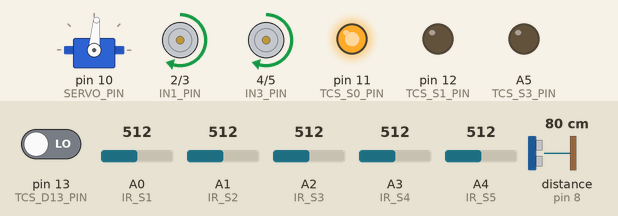
The sketch below on a simulated Arduino Uno, built with avr-gcc and run on an emulated ATmega328P. Shown: servo, motor-driver pin pairs drawn as motors (green arrow = first pin HIGH = forward, orange = second pin HIGH = backward, longer = more drive, scaled by the enable pin), output pins drawn as LEDs (lit = HIGH). Wiring (inferred from the names in the program): ultrasonic range finder: trigger pin 7; echo pin 8. Inputs (shaded band) come from the test bench; at power-on: distance to the obstacle (sensor on pin 8) 80 cm, A0 (IR_S1) = 512, A1 (IR_S2) = 512, A4 (IR_S5) = 512, pin 13 (TCS_D13_PIN) LOW, A2 (IR_S3) = 512, A3 (IR_S4) = 512. The echo pulse lasts 58.3 µs per cm; pins used as bus, display or sensor lines are not drawn; what the sketch prints to the serial monitor is not drawn.

Above: at 4.7 s.
4.8 s: distance to the obstacle (sensor on pin 8) set to 20 cm
6.3 s: distance to the obstacle (sensor on pin 8) set to 17 cm
At 8.8 s:
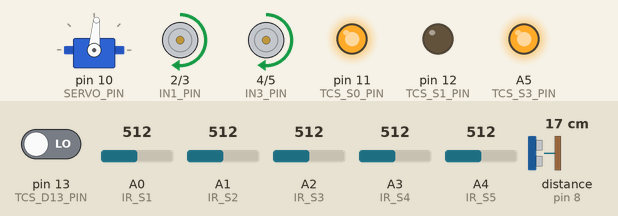
9.3 s: distance to the obstacle (sensor on pin 8) set to 35 cm
At 9.34 s:
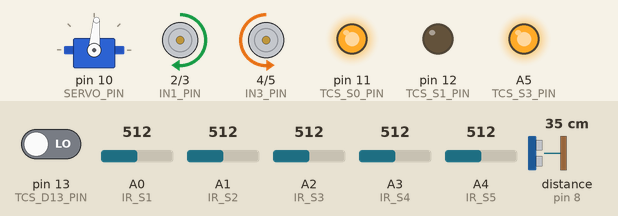
11.8 s: A0 (IR_S1) set to 492
At 12.8 s:
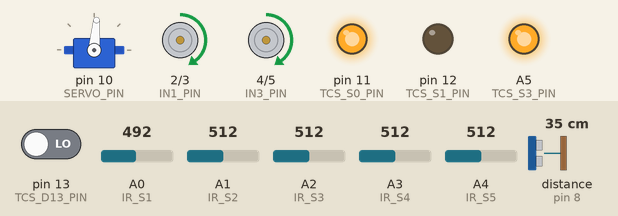
13.3 s: A1 (IR_S2) set to 490
At 14.0 s:
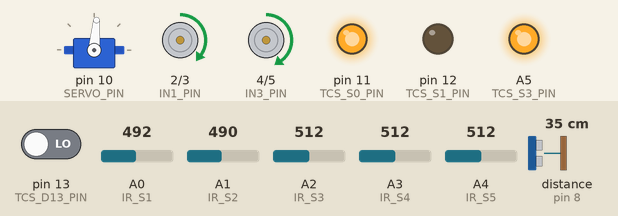
14.8 s: A4 (IR_S5) set to 488
At 15.1 s:
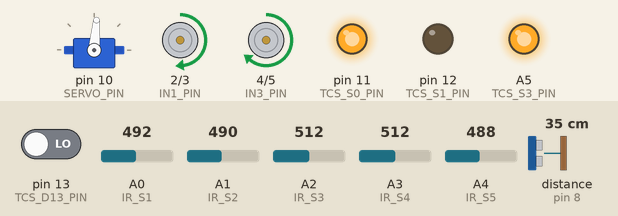
Timing chart, 0 to 17.3 s (numbered marks = the images above; inputs shaded):
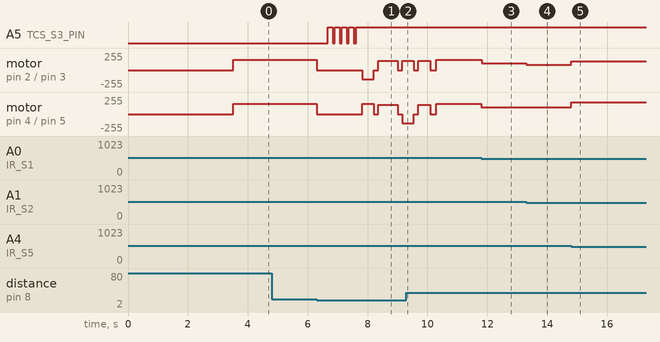

Measured:
- the behaviour switches between 19 and 18 cm on distance to the obstacle (sensor on pin 8) (found by bisection; images 0 and 1)
- the behaviour switches between 501 and 500 on A0 (IR_S1) (found by bisection; images 2 and 3)
- the behaviour switches between 501 and 500 on A4 (IR_S5) (found by bisection; images 4 and 5)
- after the input at 4.8 s, every drawn part: stays the same
- after the input at 6.3 s, A5 (TCS_S3_PIN): alternates HIGH for 0.17 s and LOW for 0.07 s, 9 changes in all, then stays HIGH, starting after 0.37 s; motor on pin 2 (IN1_PIN) / pin 3 (IN2_PIN): forward 155/255 → stopped at once, → backward 140/255 1.5 s later, → stopped 0.38 s later, → forward 140/255 0.15 s later, … (6 changes in this stretch)
- after the input at 9.3 s, A5 (TCS_S3_PIN): stops changing and stays HIGH
- after the input at 11.8 s, motor on pin 2 (IN1_PIN) / pin 3 (IN2_PIN), motor on pin 4 (IN3_PIN) / pin 5 (IN4_PIN): forward 155/255 → forward 100/255 at once
- after the input at 13.3 s, motor on pin 2 (IN1_PIN) / pin 3 (IN2_PIN): forward 100/255 → forward 80/255 at once
- after the input at 14.8 s, motor on pin 2 (IN1_PIN) / pin 3 (IN2_PIN): forward 80/255 → forward 130/255 at once; motor on pin 4 (IN3_PIN) / pin 5 (IN4_PIN): forward 100/255 → forward 180/255 at once

The sketch:

robot_v3_uno_final.ino
```cpp
/*
 * ============================================================
 *  LINE FOLLOWING ROBOT — ARDUINO UNO (TESTING VERSION v3)
 * ============================================================
 *  Hardware:
 *    - Arduino Uno
 *    - 5x IR Sensors (Analog Output)
 *    - TCS230 Color Sensor
 *    - HC-SR04 Ultrasonic Sensor
 *    - L298N Motor Driver (1x, rear wheel drive)
 *    - SG90 Servo Gripper (SNM200 Claw)
 *
 *  FIXED in v3:
 *    - Removed A6 (doesn't exist on Uno)
 *    - IR S5 moved to A4
 *    - TCS230 S3 moved to A5 (used as digital output)
 *    - TCS230 S2 + OUT share D13 (pinMode switched in code)
 *    - Full pin audit — all 20 I/O pins accounted for
 *
 *  FINAL PIN MAP:
 *    D0       → Reserved (Serial RX) — DO NOT USE
 *    D1       → Reserved (Serial TX) — DO NOT USE
 *    D2       → L298N IN1
 *    D3       → L298N IN2
 *    D4       → L298N IN3
 *    D5       → L298N IN4
 *    D6~      → L298N ENB (right motor PWM speed)
 *    D7       → HC-SR04 TRIG
 *    D8       → HC-SR04 ECHO
 *    D9~      → L298N ENA (left motor PWM speed)
 *    D10~     → SG90 Servo signal
 *    D11      → TCS230 S0
 *    D12      → TCS230 S1
 *    D13      → TCS230 S2 (OUTPUT) / TCS230 OUT (INPUT) — shared
 *    A0       → IR Sensor S1 (Far Left)
 *    A1       → IR Sensor S2 (Mid Left)
 *    A2       → IR Sensor S3 (Center)
 *    A3       → IR Sensor S4 (Mid Right)
 *    A4       → IR Sensor S5 (Far Right)
 *    A5       → TCS230 S3 (used as digital output)
 *
 *  Author  : EC6090 Mini Project 2026
 *  Board   : Arduino Uno (migrate to ESP32 + 7 sensors later)
 * ============================================================
 */

#include <Servo.h>

// ============================================================
//  PIN DEFINITIONS
// ============================================================

// --- IR Sensors (Analog Output) ---
#define IR_S1   A0    // Far Left
#define IR_S2   A1    // Mid Left
#define IR_S3   A2    // Center
#define IR_S4   A3    // Mid Right
#define IR_S5   A4    // Far Right

// --- HC-SR04 Ultrasonic ---
#define TRIG_PIN  7
#define ECHO_PIN  8

// --- L298N Motor Driver ---
#define IN1_PIN   2     // Left motor direction A
#define IN2_PIN   3     // Left motor direction B
#define IN3_PIN   4     // Right motor direction A
#define IN4_PIN   5     // Right motor direction B
#define ENA_PIN   9     // Left motor PWM speed  (PWM~)
#define ENB_PIN   6     // Right motor PWM speed (PWM~)

// --- SG90 Servo ---
#define SERVO_PIN 10    // PWM~

// --- TCS230 Color Sensor ---
// S0, S1 = frequency output scaling
// S2, S3 = photodiode filter select
// OUT     = frequency output (pulse)
// NOTE:  D13 is SHARED between S2 (output) and OUT (input)
//        pinMode is switched in code before each use
#define TCS_S0_PIN    11
#define TCS_S1_PIN    12
#define TCS_D13_PIN   13    // shared: S2 output + OUT input
#define TCS_S3_PIN    A5    // A5 used as digital output

// ============================================================
//  TUNABLE CONSTANTS — CALIBRATE ON YOUR ACTUAL ARENA
// ============================================================

// IR threshold: analog value ABOVE this = sensor on yellow line
// How to calibrate:
//   1. Open Serial Monitor
//   2. Place robot on white/bare floor → note values (e.g. 200)
//   3. Place robot on yellow line      → note values (e.g. 750)
//   4. Set threshold halfway:  (200+750)/2 = ~475
#define IR_THRESHOLD      500

// Ultrasonic: stop and identify object if closer than this (cm)
#define DETECT_DIST       18

// Motor speeds (0–255 PWM)
#define BASE_SPEED        155   // normal line following speed
#define SHARP_SPEED       100   // max speed on sharp turns
#define AVOID_SPEED       140   // obstacle bypass speed
#define CREEP_SPEED       100   // slow approach for pickup

// PD Controller gains — start here, tune on arena
// Increase Kp if robot is slow to correct
// Decrease Kp if robot wobbles/oscillates
// Increase Kd to reduce overshoot on curves
float Kp = 25.0;
float Kd = 12.0;

// Servo claw angles — adjust to match your physical claw
#define SERVO_OPEN    85    // claw fully open  (release)
#define SERVO_CLOSED  15    // claw fully closed (grip)

// Time (ms) robot travels after picking green cube before
// assuming it reached the end zone — TUNE for your arena length
#define END_ZONE_TRAVEL_MS  8000

// ============================================================
//  GLOBAL VARIABLES
// ============================================================

Servo gripperServo;

int irRaw[5];         // raw analog readings
int irBinary[5];      // 1 = on yellow line, 0 = off line

int lastError     = 0;
bool cubePickedUp = false;
int  obstaclesAvoided = 0;
unsigned long pickUpTime = 0;

// ============================================================
//  STATE MACHINE
// ============================================================

enum RobotState {
  STATE_LINE_FOLLOW,
  STATE_IDENTIFY_OBJECT,
  STATE_AVOID_RED,
  STATE_REJOIN_LINE,
  STATE_APPROACH_GREEN,
  STATE_PICK_GREEN,
  STATE_CARRY_TO_END,
  STATE_DROP_CUBE,
  STATE_DONE
};

RobotState currentState = STATE_LINE_FOLLOW;

// ============================================================
//  SETUP
// ============================================================
void setup() {
  Serial.begin(9600);
  Serial.println("=== Robot v3 — Arduino Uno ===");
  Serial.println("Correct pin map: no A6, D13 shared");

  // Motor driver
  pinMode(IN1_PIN, OUTPUT);
  pinMode(IN2_PIN, OUTPUT);
  pinMode(IN3_PIN, OUTPUT);
  pinMode(IN4_PIN, OUTPUT);
  pinMode(ENA_PIN, OUTPUT);
  pinMode(ENB_PIN, OUTPUT);
  stopMotors();

  // Ultrasonic
  pinMode(TRIG_PIN, OUTPUT);
  pinMode(ECHO_PIN, INPUT);

  // TCS230 fixed pins
  pinMode(TCS_S0_PIN,  OUTPUT);
  pinMode(TCS_S1_PIN,  OUTPUT);
  pinMode(TCS_S3_PIN,  OUTPUT);
  // D13 starts as OUTPUT for S2 control
  pinMode(TCS_D13_PIN, OUTPUT);

  // TCS230 frequency scaling: S0=HIGH, S1=LOW = 20% scaling
  // Good balance between speed and accuracy for indoor use
  digitalWrite(TCS_S0_PIN, HIGH);
  digitalWrite(TCS_S1_PIN, LOW);

  // Servo — open claw at start
  gripperServo.attach(SERVO_PIN);
  gripperServo.write(SERVO_OPEN);
  delay(500);

  Serial.println("Starting in 3 seconds...");
  delay(3000);
  Serial.println("GO!");
}

// ============================================================
//  MAIN LOOP
// ============================================================
void loop() {
  readIRSensors();

  switch (currentState) {

    // --------------------------------------------------------
    case STATE_LINE_FOLLOW: {
      float dist = readUltrasonic();
      if (dist > 0 && dist < DETECT_DIST) {
        stopMotors();
        delay(300);
        Serial.print("Object at ");
        Serial.print(dist);
        Serial.println("cm — reading color...");
        currentState = STATE_IDENTIFY_OBJECT;
        break;
      }
      followLine();
      break;
    }

    // --------------------------------------------------------
    // ONLY place color is read — robot is always stopped here
    // --------------------------------------------------------
    case STATE_IDENTIFY_OBJECT: {
      char color = readColorVoted(5);
      Serial.print("Color result: ");
      Serial.println(color);

      if (color == 'R') {
        Serial.println(">> RED — avoiding obstacle");
        currentState = STATE_AVOID_RED;
      } else if (color == 'G' && !cubePickedUp) {
        Serial.println(">> GREEN — picking up cube");
        currentState = STATE_APPROACH_GREEN;
      } else if (color == 'G' && cubePickedUp) {
        Serial.println(">> GREEN seen but already carrying — avoiding");
        currentState = STATE_AVOID_RED;
      } else {
        Serial.println(">> Unknown color — treating as obstacle");
        currentState = STATE_AVOID_RED;
      }
      break;
    }

    // --------------------------------------------------------
    case STATE_AVOID_RED: {
      avoidRedObstacle();
      obstaclesAvoided++;
      Serial.print("Total avoided: ");
      Serial.println(obstaclesAvoided);
      currentState = STATE_REJOIN_LINE;
      break;
    }

    // --------------------------------------------------------
    case STATE_REJOIN_LINE: {
      bool found = rejoinLine();
      if (found) {
        currentState = STATE_LINE_FOLLOW;
      }
      // if not found, stays here and tries again next loop
      break;
    }

    // --------------------------------------------------------
    case STATE_APPROACH_GREEN: {
      driveMotors(CREEP_SPEED, CREEP_SPEED);
      delay(400);   // creep forward onto cube — tune this!
      stopMotors();
      delay(200);
      currentState = STATE_PICK_GREEN;
      break;
    }

    // --------------------------------------------------------
    case STATE_PICK_GREEN: {
      pickGreenCube();
      cubePickedUp = true;
      pickUpTime   = millis();
      currentState = STATE_CARRY_TO_END;
      break;
    }

    // --------------------------------------------------------
    case STATE_CARRY_TO_END: {
      // End zone detection: timer OR wall close ahead
      unsigned long elapsed = millis() - pickUpTime;

      if (elapsed > END_ZONE_TRAVEL_MS) {
        Serial.println(">> End zone (timer) — dropping cube");
        stopMotors();
        delay(200);
        currentState = STATE_DROP_CUBE;
        break;
      }

      float dist = readUltrasonic();
      if (dist > 0 && dist < 8) {
        Serial.println(">> End zone (wall) — dropping cube");
        stopMotors();
        delay(200);
        currentState = STATE_DROP_CUBE;
        break;
      }

      followLine();
      break;
    }

    // --------------------------------------------------------
    case STATE_DROP_CUBE: {
      dropCubeAtEnd();
      currentState = STATE_DONE;
      break;
    }

    // --------------------------------------------------------
    case STATE_DONE: {
      stopMotors();
      static unsigned long lastPrint = 0;
      if (millis() - lastPrint > 2000) {
        Serial.println("*** TASK COMPLETE ***");
        lastPrint = millis();
      }
      break;
    }
  }
}

// ============================================================
//  READ IR SENSORS
// ============================================================
void readIRSensors() {
  irRaw[0] = analogRead(IR_S1);
  irRaw[1] = analogRead(IR_S2);
  irRaw[2] = analogRead(IR_S3);
  irRaw[3] = analogRead(IR_S4);
  irRaw[4] = analogRead(IR_S5);   // A4 — no longer A6!

  for (int i = 0; i < 5; i++) {
    irBinary[i] = (irRaw[i] > IR_THRESHOLD) ? 1 : 0;
  }

  // Uncomment to calibrate IR_THRESHOLD:
  /*
  Serial.print("RAW: ");
  for (int i = 0; i < 5; i++) {
    Serial.print(irRaw[i]);
    Serial.print("\t");
  }
  Serial.println();
  */
}

// ============================================================
//  LINE FOLLOWING — PD Controller
// ============================================================
void followLine() {
  int weights[5]  = {-2, -1, 0, 1, 2};
  int weightedSum = 0;
  int sensorSum   = 0;

  for (int i = 0; i < 5; i++) {
    weightedSum += irBinary[i] * weights[i];
    sensorSum   += irBinary[i];
  }

  int error;
  if (sensorSum > 0) {
    error = weightedSum;
  } else {
    // All sensors off line — hard turn in last known direction
    error = (lastError > 0) ? 4 : -4;
  }

  float correction = (Kp * error) + (Kd * (error - lastError));
  lastError = error;

  int leftSpeed  = BASE_SPEED - (int)correction;
  int rightSpeed = BASE_SPEED + (int)correction;

  leftSpeed  = constrain(leftSpeed,  -255, 255);
  rightSpeed = constrain(rightSpeed, -255, 255);

  // Cap speed on sharp turns
  if (abs(error) >= 2) {
    if (leftSpeed  > 0) leftSpeed  = min(leftSpeed,  SHARP_SPEED);
    if (rightSpeed > 0) rightSpeed = min(rightSpeed, SHARP_SPEED);
  }

  driveMotors(leftSpeed, rightSpeed);
}

// ============================================================
//  AVOID RED OBSTACLE — Left bypass
//  All delay() values must be tuned on your actual arena!
// ============================================================
void avoidRedObstacle() {
  Serial.println("Bypassing red obstacle...");

  // Turn left ~90 degrees
  driveMotors(-AVOID_SPEED, AVOID_SPEED);
  delay(380);
  stopMotors();
  delay(150);

  // Move forward past obstacle width
  driveMotors(AVOID_SPEED, AVOID_SPEED);
  delay(650);
  stopMotors();
  delay(150);

  // Turn right ~90 degrees back toward line
  driveMotors(AVOID_SPEED, -AVOID_SPEED);
  delay(380);
  stopMotors();
  delay(150);

  // Move forward to cross back over line
  driveMotors(AVOID_SPEED, AVOID_SPEED);
  delay(400);
  stopMotors();
  delay(200);
}

// ============================================================
//  REJOIN LINE
// ============================================================
bool rejoinLine() {
  Serial.println("Searching for line...");
  unsigned long start = millis();

  while (millis() - start < 4000) {
    readIRSensors();
    int count = 0;
    for (int i = 0; i < 5; i++) count += irBinary[i];

    if (count >= 1) {
      Serial.println("Line found!");
      return true;
    }

    driveMotors(110, 110);
    delay(40);
  }

  stopMotors();
  Serial.println("WARNING: Line not found!");
  return false;
}

// ============================================================
//  PICK UP GREEN CUBE
// ============================================================
void pickGreenCube() {
  gripperServo.write(SERVO_OPEN);
  delay(600);
  stopMotors();
  delay(300);
  gripperServo.write(SERVO_CLOSED);
  delay(800);
  Serial.println("Cube gripped!");
}

// ============================================================
//  DROP CUBE AT END ZONE
// ============================================================
void dropCubeAtEnd() {
  stopMotors();
  delay(200);
  gripperServo.write(SERVO_OPEN);
  delay(800);
  // Back away from cube
  driveMotors(-100, -100);
  delay(300);
  stopMotors();
  cubePickedUp = false;
  Serial.println("Cube released at end zone!");
}

// ============================================================
//  TCS230 COLOR SENSOR
//
//  IMPORTANT: D13 is SHARED between S2 (output) and OUT (input)
//  We switch pinMode before each use:
//    - Before writing S2  → pinMode(D13, OUTPUT)
//    - Before reading OUT → pinMode(D13, INPUT)
//  This works because S2 is set BEFORE taking the reading,
//  then D13 switches to INPUT to receive the pulse frequency.
// ============================================================

char readColorOnce() {
  long r = 0, g = 0, b = 0;

  // --- Read RED channel ---
  // S2=LOW, S3=LOW selects red photodiodes
  pinMode(TCS_D13_PIN, OUTPUT);       // D13 = S2 output mode
  digitalWrite(TCS_D13_PIN, LOW);     // S2 = LOW
  digitalWrite(TCS_S3_PIN,  LOW);     // S3 = LOW  (A5 as digital)
  delay(10);
  pinMode(TCS_D13_PIN, INPUT);        // D13 = OUT input mode
  r = pulseIn(TCS_D13_PIN, LOW, 60000);

  // --- Read GREEN channel ---
  // S2=HIGH, S3=HIGH selects green photodiodes
  pinMode(TCS_D13_PIN, OUTPUT);
  digitalWrite(TCS_D13_PIN, HIGH);    // S2 = HIGH
  digitalWrite(TCS_S3_PIN,  HIGH);    // S3 = HIGH
  delay(10);
  pinMode(TCS_D13_PIN, INPUT);
  g = pulseIn(TCS_D13_PIN, LOW, 60000);

  // --- Read BLUE channel ---
  // S2=LOW, S3=HIGH selects blue photodiodes
  pinMode(TCS_D13_PIN, OUTPUT);
  digitalWrite(TCS_D13_PIN, LOW);     // S2 = LOW
  digitalWrite(TCS_S3_PIN,  HIGH);    // S3 = HIGH
  delay(10);
  pinMode(TCS_D13_PIN, INPUT);
  b = pulseIn(TCS_D13_PIN, LOW, 60000);

  // Debug — uncomment to calibrate color thresholds:
  /*
  Serial.print("R="); Serial.print(r);
  Serial.print(" G="); Serial.print(g);
  Serial.print(" B="); Serial.println(b);
  */

  // Timeout = no object close enough
  if (r == 0 && g == 0 && b == 0) return 'U';

  // Too far away = ignore (all values too large)
  long minVal = min(r, min(g, b));
  if (minVal > 250) return 'U';

  // TCS230: LOWER frequency value = STRONGER that color
  // The dominant color has the SMALLEST pulse width value
  if (r < g && r < b) return 'R';
  if (g < r && g < b) return 'G';
  if (b < r && b < g) return 'B';

  return 'U';
}

// Read color N times and return most voted result
// Eliminates noise from single bad readings
char readColorVoted(int times) {
  int cR = 0, cG = 0, cB = 0, cU = 0;

  for (int i = 0; i < times; i++) {
    char c = readColorOnce();
    if      (c == 'R') cR++;
    else if (c == 'G') cG++;
    else if (c == 'B') cB++;
    else               cU++;
    delay(25);
  }

  Serial.print("Votes -> R:"); Serial.print(cR);
  Serial.print(" G:"); Serial.print(cG);
  Serial.print(" B:"); Serial.print(cB);
  Serial.print(" U:"); Serial.println(cU);

  // Return winner only if it beats unknowns
  if (cR >= cG && cR >= cB && cR > cU) return 'R';
  if (cG >= cR && cG >= cB && cG > cU) return 'G';
  if (cB >= cR && cB >= cG && cB > cU) return 'B';
  return 'U';
}

// ============================================================
//  ULTRASONIC — HC-SR04
// ============================================================
float readUltrasonic() {
  digitalWrite(TRIG_PIN, LOW);
  delayMicroseconds(2);
  digitalWrite(TRIG_PIN, HIGH);
  delayMicroseconds(10);
  digitalWrite(TRIG_PIN, LOW);

  long duration = pulseIn(ECHO_PIN, HIGH, 25000);
  if (duration == 0) return 999.0;

  return (duration * 0.0343) / 2.0;
}

// ============================================================
//  MOTOR CONTROL — L298N
// ============================================================
void driveMotors(int leftSpeed, int rightSpeed) {
  // Left motor
  if (leftSpeed >= 0) {
    digitalWrite(IN1_PIN, HIGH);
    digitalWrite(IN2_PIN, LOW);
    analogWrite(ENA_PIN, leftSpeed);
  } else {
    digitalWrite(IN1_PIN, LOW);
    digitalWrite(IN2_PIN, HIGH);
    analogWrite(ENA_PIN, -leftSpeed);
  }
  // Right motor
  if (rightSpeed >= 0) {
    digitalWrite(IN3_PIN, HIGH);
    digitalWrite(IN4_PIN, LOW);
    analogWrite(ENB_PIN, rightSpeed);
  } else {
    digitalWrite(IN3_PIN, LOW);
    digitalWrite(IN4_PIN, HIGH);
    analogWrite(ENB_PIN, -rightSpeed);
  }
}

void stopMotors() {
  digitalWrite(IN1_PIN, LOW);
  digitalWrite(IN2_PIN, LOW);
  digitalWrite(IN3_PIN, LOW);
  digitalWrite(IN4_PIN, LOW);
  analogWrite(ENA_PIN, 0);
  analogWrite(ENB_PIN, 0);
}

// ============================================================
//  END OF CODE v3
// ============================================================
```
